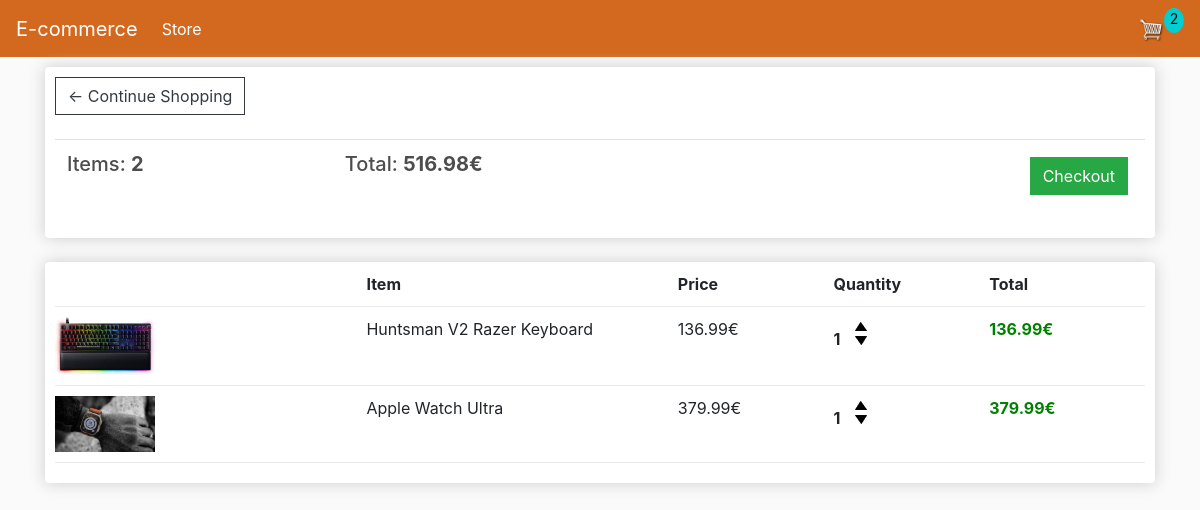
The app's page /cart/ (signed in) with its own data.
### store/models.py (models this page shows, shortened)
class Order(models.Model):
    customer = models.ForeignKey(Customer, on_delete=models.SET_NULL, null=True, blank=True)
    date_ordered = models.DateTimeField(auto_now_add=True)
    complete = models.BooleanField(default=False)
    transaction_id = models.CharField(max_length=200, null=True)
    @property
    def get_cart_total(self):
        orderitems = self.orderitem_set.all()
        total = sum([item.get_total for item in orderitems])
        return total
    @property
    def get_cart_items(self):
        orderitems = self.orderitem_set.all()
        total = sum([item.quantity for item in orderitems])
        return total

class OrderItem(models.Model):
    product = models.ForeignKey(Product, on_delete=models.SET_NULL, null=True)
    order = models.ForeignKey(Order, on_delete=models.SET_NULL, null=True)
    quantity = models.IntegerField(default=0, null=True, blank=True)
    date_added = models.DateTimeField(auto_now_add=True)
    @property
    def get_total(self):
        return self.quantity * self.product.price

class Product(models.Model):
    name = models.CharField(max_length=100, null=True)
    price = models.FloatField()
    digital = models.BooleanField(default=False, null=True, blank=True)
    image = models.ImageField(null=True, blank=True)
    @property
    def imageURL(self):
        try:
            url = self.image.url
        except ValueError as ve:
            url = ''
        return url

### store/views.py (the view)
# urls.py: path('cart/', views.cart, name="cart"),
def cart(request):
    data = cartData(request)
    cartItems = data['cartItems']
    order = data['order']
    items = data['items']
    context = {'items': items, 'order': order, 'cartItems': cartItems}
    return render(request, 'store/cart.html', context)

### store/utils.py (called while the page is built)
def cartData(request):
    if request.user.is_authenticated:
        customer = request.user.customer
        order, created = Order.objects.get_or_create(customer=customer, complete=False)
        items = order.orderitem_set.all()
        cartItems = order.get_cart_items
    else:
        cookieData = cookieCart(request)
        cartItems = cookieData['cartItems']
        order = cookieData['order']
        items = cookieData['items']
    return {'cartItems': cartItems, 'order': order, 'items': items}

### store/templates/store/cart.html
{% extends 'store/index.html' %}
{% load static %}
{% block content %}
    <div class="row">
        <div class="col-lg-12">
            <div class="box-element">
                <a class="btn btn-outline-dark" href="{% url 'store' %}">&#x2190; Continue Shopping</a>
                <br>
                <br>
                <table class="table">
                    <tr>
                        <th><h5>Items: <strong>{{ order.get_cart_items }}</strong></h5></th>
                        <th><h5>Total: <strong>{{ order.get_cart_total|floatformat:2 }}€</strong></h5></th>
                        <th>
                            <a style="float:right; margin:5px;" class="btn btn-success" href="{% url 'checkout' %}">Checkout</a>
                        </th>
                    </tr>
                </table>
            </div>
            <br>
            <div class="box-element">
                <div class="cart-row">
                    <div style="flex:2"></div>
                    <div style="flex:2"><strong>Item</strong></div>
                    <div style="flex:1"><strong>Price</strong></div>
                    <div style="flex:1"><strong>Quantity</strong></div>
                    <div style="flex:1"><strong>Total</strong></div>
                </div>
                {% for item in items %}
                    <div class="cart-row">
                        <div style="flex:2"><img class="row-image" src="{{ item.product.imageURL }}"></div>
                        <div style="flex:2"><p>{{ item.product.name }}</p></div>
                        <div style="flex:1"><p>{{ item.product.price|floatformat:2 }}€</p></div>
                        <div style="flex:1">
                            <p class="quantity">{{ item.quantity }}</p>
                            <div class="quantity">
                                <img data-product="{{ item.product.id }}" data-action="add" class="chg-quantity update-cart" src="{% static  'images/arrow-up.png' %}">
                                <img data-product="{{ item.product.id }}" data-action="remove" class="chg-quantity update-cart" src="{% static  'images/arrow-down.png' %}">
                            </div>
                        </div>
                        <div style="flex:1"><b style="color: green">{{ item.get_total|floatformat:2 }}€</b></div>
                    </div>
                {% endfor %}
            </div>
        </div>
    </div>
{% endblock content %}

### static/CSS/style.css (style rules this page uses)
body { background-color: hsl(0, 0%, 98%); }
h1, h2, h3, h4, h5, h6 { color: hsl(0, 0%, 30%); }
.box-element { box-shadow: hsl(0, 0%, 80%) 0 0 16px; background-color: #fff; border-radius: 4px; padding: 10px; }
.col-lg-4, .col-lg-6, .col-lg-8, .col-lg-12 { margin-top: 10px; }
.btn { border-radius: 0; }
.row-image { width: 100px; }
.cart-row { display: flex; align-items: stretch; padding-bottom: 10px; margin-bottom: 10px; border-bottom: 1px solid #ececec; }
.quantity { display: inline-block; font-weight: 700; padding-right: 10px; }
.chg-quantity { width: 12px; cursor: pointer; display: block; margin-top: 5px; transition: .1s; }

### records on screen
Order: get_cart_items "2", get_cart_total "516.98"
OrderItem: product.imageURL (picture), product.name "Huntsman V2 Razer Keyboard", product.price "136.99", quantity "1", get_total "136.99"
OrderItem: product.imageURL (picture), product.name "Apple Watch Ultra", product.price "379.99", quantity "1", get_total "379.99"

### other values on screen
{{ cartItems }} "2"
